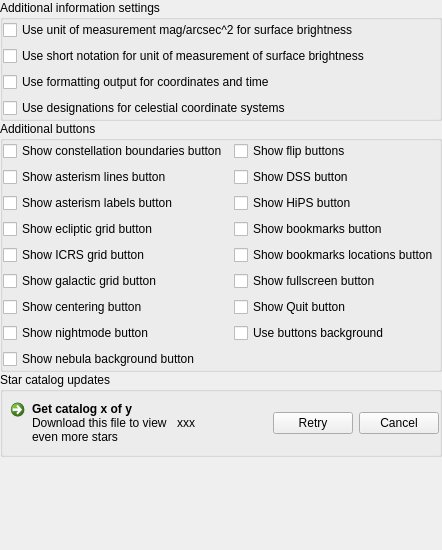
        <widget class="QWidget" name="page_Extras">
         <layout class="QGridLayout" name="gridLayoutExtras">
          <property name="leftMargin">
           <number>0</number>
          </property>
          <property name="topMargin">
           <number>0</number>
          </property>
          <property name="rightMargin">
           <number>0</number>
          </property>
          <property name="bottomMargin">
           <number>0</number>
          </property>
          <property name="spacing">
           <number>0</number>
          </property>
          <item row="1" column="0" colspan="2">
           <widget class="QGroupBox" name="groupBoxAdditionalButtons">
            <property name="title">
             <string>Additional buttons</string>
            </property>
            <layout class="QGridLayout" name="gridLayoutAdditionalButtons">
             <property name="leftMargin">
              <number>0</number>
             </property>
             <property name="topMargin">
              <number>0</number>
             </property>
             <property name="rightMargin">
              <number>0</number>
             </property>
             <property name="bottomMargin">
              <number>0</number>
             </property>
             <item row="4" column="0">
              <widget class="QCheckBox" name="showEclipticGridButtonCheckBox">
               <property name="toolTip">
                <string>A button to toggle ecliptic grid of date</string>
               </property>
               <property name="text">
                <string>Show ecliptic grid button</string>
               </property>
              </widget>
             </item>
             <item row="2" column="0">
              <widget class="QCheckBox" name="showAsterismLinesButtonCheckBox">
               <property name="text">
                <string>Show asterism lines button</string>
               </property>
              </widget>
             </item>
             <item row="3" column="0">
              <widget class="QCheckBox" name="showAsterismLabelsButtonCheckBox">
               <property name="text">
                <string>Show asterism labels button</string>
               </property>
              </widget>
             </item>
             <item row="5" column="0">
              <widget class="QCheckBox" name="showICRSGridButtonCheckBox">
               <property name="toolTip">
                <string>A button to toggle equatorial J2000 grid</string>
               </property>
               <property name="text">
                <string>Show ICRS grid button</string>
               </property>
              </widget>
             </item>
             <item row="1" column="0">
              <widget class="QCheckBox" name="showConstellationBoundariesButtonCheckBox">
               <property name="text">
                <string>Show constellation boundaries button</string>
               </property>
              </widget>
             </item>
             <item row="6" column="0">
              <widget class="QCheckBox" name="showGalacticGridButtonCheckBox">
               <property name="toolTip">
                <string>A button to toggle galactic grid</string>
               </property>
               <property name="text">
                <string>Show galactic grid button</string>
               </property>
              </widget>
             </item>
             <item row="7" column="0">
              <widget class="QCheckBox" name="showGotoSelectedButtonCheckBox">
               <property name="toolTip">
                <string>Show button in addition to keyboard shortcut?</string>
               </property>
               <property name="text">
                <string>Show centering button</string>
               </property>
              </widget>
             </item>
             <item row="8" column="0">
              <widget class="QCheckBox" name="showNightmodeButtonCheckBox">
               <property name="toolTip">
                <string>Show button in addition to keyboard shortcut?</string>
               </property>
               <property name="text">
                <string>Show nightmode button</string>
               </property>
              </widget>
             </item>
             <item row="9" column="0">
              <widget class="QCheckBox" name="showNebulaBgButtonCheckbox">
               <property name="toolTip">
                <string>Toggle display of nebula images.</string>
               </property>
               <property name="text">
                <string>Show nebula background button</string>
               </property>
              </widget>
             </item>
             <item row="1" column="1">
              <widget class="QCheckBox" name="showFlipButtonsCheckbox">
               <property name="toolTip">
                <string>Toggle vertical and horizontal image flip buttons.</string>
               </property>
               <property name="text">
                <string>Show flip buttons</string>
               </property>
              </widget>
             </item>
             <item row="2" column="1">
              <widget class="QCheckBox" name="showDSSButtonCheckbox">
               <property name="toolTip">
                <string>Toggle display of the button for the Digitized Sky Survey.</string>
               </property>
               <property name="text">
                <string>Show DSS button</string>
               </property>
              </widget>
             </item>
             <item row="3" column="1">
              <widget class="QCheckBox" name="showHipsButtonCheckBox">
               <property name="toolTip">
                <string>Toggle display of the button for the HiPS Surveys. Select a survey in the View settings.</string>
               </property>
               <property name="text">
                <string>Show HiPS button</string>
               </property>
              </widget>
             </item>
             <item row="4" column="1">
              <widget class="QCheckBox" name="showBookmarksButtonCheckBox">
               <property name="toolTip">
                <string>Enable a feature to store favorite views.</string>
               </property>
               <property name="text">
                <string>Show bookmarks button</string>
               </property>
              </widget>
             </item>
             <item row="5" column="1">
              <widget class="QCheckBox" name="showBookmarksLocButtonCheckBox">
               <property name="toolTip">
                <string>Enable a feature to store favorite locations.</string>
               </property>
               <property name="text">
                <string>Show bookmarks locations button</string>
               </property>
              </widget>
             </item>
             <item row="6" column="1">
              <widget class="QCheckBox" name="showFullscreenButtonCheckBox">
               <property name="toolTip">
                <string>Show button in addition to keyboard shortcut?</string>
               </property>
               <property name="text">
                <string>Show fullscreen button</string>
               </property>
              </widget>
             </item>
             <item row="7" column="1">
              <widget class="QCheckBox" name="showQuitButtonCheckBox">
               <property name="toolTip">
                <string>Show button in addition to keyboard shortcut?</string>
               </property>
               <property name="text">
                <string>Show Quit button</string>
               </property>
              </widget>
             </item>
             <item row="8" column="1">
              <widget class="QCheckBox" name="useButtonsBackgroundCheckBox">
               <property name="toolTip">
                <string>Toggle the usage of background under GUI buttons</string>
               </property>
               <property name="text">
                <string>Use buttons background</string>
               </property>
              </widget>
             </item>
            </layout>
           </widget>
          </item>
          <item row="2" column="0" rowspan="2" colspan="2">
           <widget class="QGroupBox" name="contentBox">
            <property name="title">
             <string>Star catalog updates</string>
            </property>
            <layout class="QHBoxLayout" name="horizontalLayout">
             <property name="leftMargin">
              <number>0</number>
             </property>
             <property name="topMargin">
              <number>0</number>
             </property>
             <property name="rightMargin">
              <number>0</number>
             </property>
             <property name="bottomMargin">
              <number>0</number>
             </property>
             <item>
              <widget class="QCommandLinkButton" name="getStarsButton">
               <property name="sizePolicy">
                <sizepolicy hsizetype="Preferred" vsizetype="Fixed">
                 <horstretch>0</horstretch>
                 <verstretch>0</verstretch>
                </sizepolicy>
               </property>
               <property name="toolTip">
                <string>Click here to start downloading</string>
               </property>
               <property name="text">
                <string notr="true">Get catalog x of y</string>
               </property>
               <property name="icon">
                <iconset resource="../../data/gui/guiRes.qrc">
                 <normaloff>:/graphicGui/btTimeRealtime-off.png</normaloff>:/graphicGui/btTimeRealtime-off.png</iconset>
               </property>
               <property name="iconSize">
                <size>
                 <width>24</width>
                 <height>24</height>
                </size>
               </property>
               <property name="description">
                <string>Download this file to view even more stars</string>
               </property>
              </widget>
             </item>
             <item>
              <widget class="QLabel" name="downloadLabel">
               <property name="text">
                <string notr="true">xxx</string>
               </property>
              </widget>
             </item>
             <item>
              <spacer name="horizontalSpacer_5">
               <property name="orientation">
                <enum>Qt::Horizontal</enum>
               </property>
               <property name="sizeHint" stdset="0">
                <size>
                 <width>40</width>
                 <height>20</height>
                </size>
               </property>
              </spacer>
             </item>
             <item>
              <widget class="QPushButton" name="downloadRetryButton">
               <property name="toolTip">
                <string>Restart the download</string>
               </property>
               <property name="text">
                <string>Retry</string>
               </property>
              </widget>
             </item>
             <item>
              <widget class="QPushButton" name="downloadCancelButton">
               <property name="toolTip">
                <string>Stop the download. You can always restart it later</string>
               </property>
               <property name="text">
                <string>Cancel</string>
               </property>
              </widget>
             </item>
            </layout>
           </widget>
          </item>
          <item row="0" column="0" colspan="2">
           <widget class="QGroupBox" name="groupBoxAdditionalSettings">
            <property name="title">
             <string>Additional information settings</string>
            </property>
            <layout class="QGridLayout" name="gridLayoutAdditionalSettings">
             <property name="leftMargin">
              <number>0</number>
             </property>
             <property name="topMargin">
              <number>0</number>
             </property>
             <property name="rightMargin">
              <number>0</number>
             </property>
             <property name="bottomMargin">
              <number>0</number>
             </property>
             <item row="1" column="0">
              <widget class="QCheckBox" name="checkBoxUMShortNotationSurfaceBrightness">
               <property name="text">
                <string>Use short notation for unit of measurement of surface brightness</string>
               </property>
              </widget>
             </item>
             <item row="0" column="0">
              <widget class="QCheckBox" name="checkBoxUMSurfaceBrightness">
               <property name="text">
                <string>Use unit of measurement mag/arcsec^2 for surface brightness</string>
               </property>
              </widget>
             </item>
             <item row="2" column="0">
              <widget class="QCheckBox" name="checkBoxUseFormattingOutput">
               <property name="text">
                <string>Use formatting output for coordinates and time</string>
               </property>
              </widget>
             </item>
             <item row="3" column="0">
              <widget class="QCheckBox" name="checkBoxUseCCSDesignations">
               <property name="text">
                <string>Use designations for celestial coordinate systems</string>
               </property>
              </widget>
             </item>
            </layout>
           </widget>
          </item>
          <item row="4" column="0">
           <spacer name="verticalSpacer_3">
            <property name="orientation">
             <enum>Qt::Vertical</enum>
            </property>
            <property name="sizeHint" stdset="0">
             <size>
              <width>20</width>
              <height>93</height>
             </size>
            </property>
           </spacer>
          </item>
         </layout>
        </widget>
